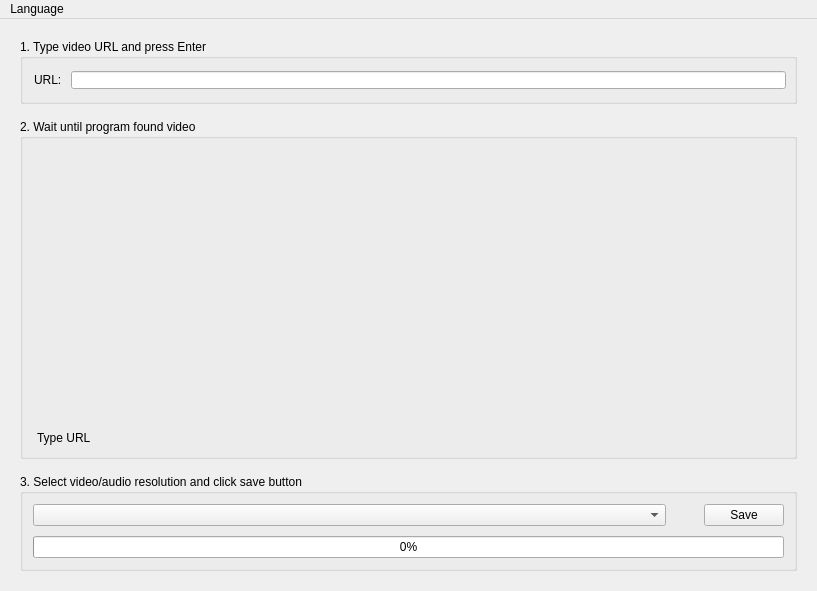
<?xml version="1.0" encoding="UTF-8"?>
<ui version="4.0">
 <class>MainWindow</class>
 <widget class="QMainWindow" name="MainWindow">
  <property name="geometry">
   <rect>
    <x>0</x>
    <y>0</y>
    <width>817</width>
    <height>591</height>
   </rect>
  </property>
  <property name="windowTitle">
   <string>YoutubeDownloader</string>
  </property>
  <property name="windowIcon">
   <iconset>
    <normaloff>img/icon.ico</normaloff>img/icon.ico</iconset>
  </property>
  <property name="styleSheet">
   <string notr="true">.MainWindow {
     
	background-color: rgb(255, 255, 255);
}</string>
  </property>
  <property name="documentMode">
   <bool>false</bool>
  </property>
  <property name="tabShape">
   <enum>QTabWidget::Rounded</enum>
  </property>
  <property name="unifiedTitleAndToolBarOnMac">
   <bool>false</bool>
  </property>
  <widget class="QWidget" name="centralwidget">
   <property name="styleSheet">
    <string notr="true"/>
   </property>
   <layout class="QVBoxLayout" name="verticalLayout">
    <property name="spacing">
     <number>15</number>
    </property>
    <property name="leftMargin">
     <number>20</number>
    </property>
    <property name="topMargin">
     <number>20</number>
    </property>
    <property name="rightMargin">
     <number>20</number>
    </property>
    <property name="bottomMargin">
     <number>20</number>
    </property>
    <item>
     <widget class="QGroupBox" name="url_group_box">
      <property name="sizePolicy">
       <sizepolicy hsizetype="Preferred" vsizetype="Fixed">
        <horstretch>0</horstretch>
        <verstretch>0</verstretch>
       </sizepolicy>
      </property>
      <property name="styleSheet">
       <string notr="true">#url_group_box {
font: 10pt &quot;MS Shell Dlg 2&quot;;
}</string>
      </property>
      <property name="title">
       <string>1. Type video URL and press Enter</string>
      </property>
      <layout class="QHBoxLayout" name="url_input_layout">
       <property name="leftMargin">
        <number>3</number>
       </property>
       <property name="rightMargin">
        <number>3</number>
       </property>
       <item>
        <widget class="QLabel" name="url">
         <property name="styleSheet">
          <string notr="true">padding: 5px;
padding-right: 0px;</string>
         </property>
         <property name="text">
          <string>URL:</string>
         </property>
        </widget>
       </item>
       <item>
        <widget class="QLineEdit" name="url_input">
         <property name="styleSheet">
          <string notr="true">margin-right: 5px;</string>
         </property>
        </widget>
       </item>
      </layout>
     </widget>
    </item>
    <item>
     <widget class="QGroupBox" name="video_info_group_box">
      <property name="styleSheet">
       <string notr="true">#video_info_group_box {
font: 10pt &quot;MS Shell Dlg 2&quot;;
}</string>
      </property>
      <property name="title">
       <string>2. Wait until program found video</string>
      </property>
      <layout class="QVBoxLayout" name="video_info_layout">
       <property name="spacing">
        <number>10</number>
       </property>
       <property name="leftMargin">
        <number>10</number>
       </property>
       <property name="topMargin">
        <number>10</number>
       </property>
       <property name="rightMargin">
        <number>10</number>
       </property>
       <property name="bottomMargin">
        <number>10</number>
       </property>
       <item>
        <widget class="QLabel" name="video_thumbnail">
         <property name="minimumSize">
          <size>
           <width>1</width>
           <height>1</height>
          </size>
         </property>
         <property name="styleSheet">
          <string notr="true"/>
         </property>
         <property name="text">
          <string/>
         </property>
         <property name="pixmap">
          <pixmap>img/Youtube.png</pixmap>
         </property>
         <property name="scaledContents">
          <bool>false</bool>
         </property>
         <property name="alignment">
          <set>Qt::AlignCenter</set>
         </property>
        </widget>
       </item>
       <item>
        <widget class="QLabel" name="video_title">
         <property name="sizePolicy">
          <sizepolicy hsizetype="Preferred" vsizetype="Fixed">
           <horstretch>0</horstretch>
           <verstretch>0</verstretch>
          </sizepolicy>
         </property>
         <property name="styleSheet">
          <string notr="true">font: 14pt &quot;MS Shell Dlg 2&quot;;
padding: 1px;</string>
         </property>
         <property name="text">
          <string>Type URL</string>
         </property>
        </widget>
       </item>
      </layout>
     </widget>
    </item>
    <item>
     <widget class="QGroupBox" name="save_group_box">
      <property name="sizePolicy">
       <sizepolicy hsizetype="Preferred" vsizetype="Fixed">
        <horstretch>0</horstretch>
        <verstretch>0</verstretch>
       </sizepolicy>
      </property>
      <property name="styleSheet">
       <string notr="true">#save_group_box {
font: 10pt &quot;MS Shell Dlg 2&quot;;
}</string>
      </property>
      <property name="title">
       <string>3. Select video/audio resolution and click save button</string>
      </property>
      <property name="flat">
       <bool>false</bool>
      </property>
      <property name="checkable">
       <bool>false</bool>
      </property>
      <layout class="QVBoxLayout" name="save_layout">
       <property name="spacing">
        <number>10</number>
       </property>
       <property name="leftMargin">
        <number>10</number>
       </property>
       <property name="topMargin">
        <number>10</number>
       </property>
       <property name="rightMargin">
        <number>10</number>
       </property>
       <property name="bottomMargin">
        <number>10</number>
       </property>
       <item>
        <layout class="QHBoxLayout" name="save_select_layout">
         <property name="spacing">
          <number>3</number>
         </property>
         <item>
          <widget class="QComboBox" name="download_choose">
           <property name="sizePolicy">
            <sizepolicy hsizetype="Preferred" vsizetype="Fixed">
             <horstretch>0</horstretch>
             <verstretch>0</verstretch>
            </sizepolicy>
           </property>
          </widget>
         </item>
         <item>
          <widget class="QLabel" name="file_name_label">
           <property name="sizePolicy">
            <sizepolicy hsizetype="Fixed" vsizetype="Preferred">
             <horstretch>0</horstretch>
             <verstretch>0</verstretch>
            </sizepolicy>
           </property>
           <property name="styleSheet">
            <string notr="true">padding-left: 25px;
</string>
           </property>
           <property name="text">
            <string/>
           </property>
           <property name="alignment">
            <set>Qt::AlignRight|Qt::AlignTrailing|Qt::AlignVCenter</set>
           </property>
          </widget>
         </item>
         <item>
          <widget class="QPushButton" name="save_button">
           <property name="sizePolicy">
            <sizepolicy hsizetype="Fixed" vsizetype="Fixed">
             <horstretch>0</horstretch>
             <verstretch>0</verstretch>
            </sizepolicy>
           </property>
           <property name="text">
            <string>Save</string>
           </property>
          </widget>
         </item>
        </layout>
       </item>
       <item>
        <widget class="QProgressBar" name="progress_bar">
         <property name="value">
          <number>0</number>
         </property>
        </widget>
       </item>
      </layout>
     </widget>
    </item>
   </layout>
  </widget>
  <widget class="QMenuBar" name="menuBar">
   <property name="geometry">
    <rect>
     <x>0</x>
     <y>0</y>
     <width>817</width>
     <height>21</height>
    </rect>
   </property>
   <widget class="QMenu" name="menuLanguage">
    <property name="title">
     <string>Language</string>
    </property>
    <addaction name="action_english"/>
    <addaction name="action_ukraine"/>
   </widget>
   <addaction name="menuLanguage"/>
  </widget>
  <action name="action_english">
   <property name="text">
    <string>English</string>
   </property>
  </action>
  <action name="action_ukraine">
   <property name="text">
    <string>Ukraine</string>
   </property>
  </action>
 </widget>
 <resources/>
 <connections/>
</ui>
